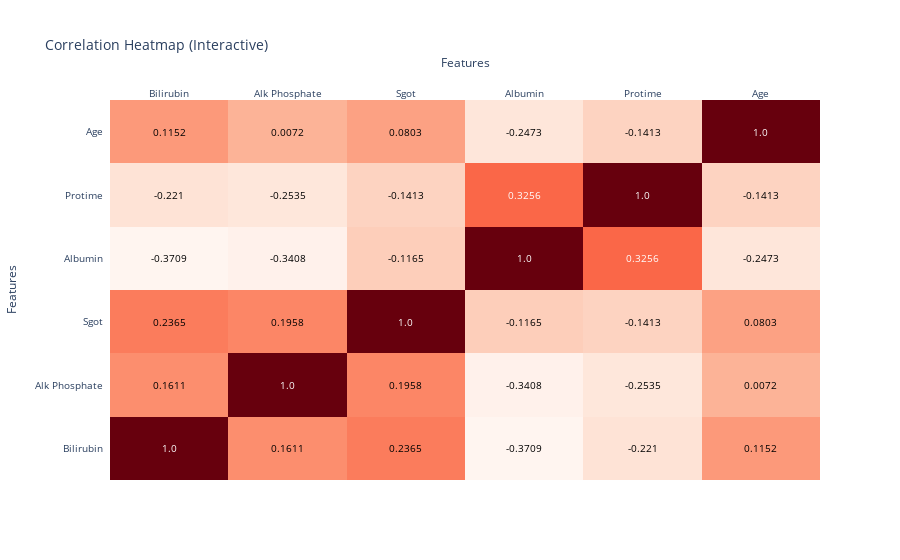

Notebook cell for this chart:
### Markdown cell above
1. Histology = 1 時 發生 class = 1(Die) 的比例低

### Code cell
correlation_matrix = df_copy[continuous_cols].corr().round(4).values #round() can let decrease the number of decimal places 
fig_heatmap = ff.create_annotated_heatmap(
    z=correlation_matrix,
    x=continuous_cols,
    y=continuous_cols,
    colorscale='Reds' # you can use "Plasma", "Viridis", "Reds", "Blues", "RdBu", "Portland", "Spectral"
)
fig_heatmap.update_layout(
    font=dict(size=10),
    title="Correlation Heatmap (Interactive)",
    xaxis_title="Features",
    yaxis_title="Features"
)
fig_heatmap.show()

### Figure 1 — Plotly figure (JSON) as saved in the notebook; plotly's stock layout.template omitted (floating-point values rounded to 4 significant figures)
{"data": [{"colorscale": [[0, "rgb(255,245,240)"], [0.125, "rgb(254,224,210)"], [0.25, "rgb(252,187,161)"], [0.375, "rgb(252,146,114)"], [0.5, "rgb(251,106,74)"], [0.625, "rgb(239,59,44)"], [0.75, "rgb(203,24,29)"], [0.875, "rgb(165,15,21)"], [1, "rgb(103,0,13)"]], "reversescale": false, "showscale": false, "type": "heatmap", "x": ["Bilirubin", "Alk Phosphate", "Sgot", "Albumin", "Protime", "Age"], "y": ["Bilirubin", "Alk Phosphate", "Sgot", "Albumin", "Protime", "Age"], "z": [[1, 0.1611, 0.2365, -0.3709, -0.221, 0.1152], [0.1611, 1, 0.1958, -0.3408, -0.2535, 0.0072], [0.2365, 0.1958, 1, -0.1165, -0.1413, 0.0803], [-0.3709, -0.3408, -0.1165, 1, 0.3256, -0.2473], [-0.221, -0.2535, -0.1413, 0.3256, 1, -0.1413], [0.1152, 0.0072, 0.0803, -0.2473, -0.1413, 1]]}], "layout": {"annotations": [{"font": {"color": "#FFFFFF"}, "showarrow": false, "text": "1.0", "x": "Bilirubin", "xref": "x", "y": "Bilirubin", "yref": "y"}, {"font": {"color": "#000000"}, "showarrow": false, "text": "0.1611", "x": "Alk Phosphate", "xref": "x", "y": "Bilirubin", "yref": "y"}, {"font": {"color": "#000000"}, "showarrow": false, "text": "0.2365", "x": "Sgot", "xref": "x", "y": "Bilirubin", "yref": "y"}, {"font": {"color": "#000000"}, "showarrow": false, "text": "-0.3709", "x": "Albumin", "xref": "x", "y": "Bilirubin", "yref": "y"}, {"font": {"color": "#000000"}, "showarrow": false, "text": "-0.221", "x": "Protime", "xref": "x", "y": "Bilirubin", "yref": "y"}, {"font": {"color": "#000000"}, "showarrow": false, "text": "0.1152", "x": "Age", "xref": "x", "y": "Bilirubin", "yref": "y"}, {"font": {"color": "#000000"}, "showarrow": false, "text": "0.1611", "x": "Bilirubin", "xref": "x", "y": "Alk Phosphate", "yref": "y"}, {"font": {"color": "#FFFFFF"}, "showarrow": false, "text": "1.0", "x": "Alk Phosphate", "xref": "x", "y": "Alk Phosphate", "yref": "y"}, {"font": {"color": "#000000"}, "showarrow": false, "text": "0.1958", "x": "Sgot", "xref": "x", "y": "Alk Phosphate", "yref": "y"}, {"font": {"color": "#000000"}, "showarrow": false, "text": "-0.3408", "x": "Albumin", "xref": "x", "y": "Alk Phosphate", "yref": "y"}, {"font": {"color": "#000000"}, "showarrow": false, "text": "-0.2535", "x": "Protime", "xref": "x", "y": "Alk Phosphate", "yref": "y"}, {"font": {"color": "#000000"}, "showarrow": false, "text": "0.0072", "x": "Age", "xref": "x", "y": "Alk Phosphate", "yref": "y"}, {"font": {"color": "#000000"}, "showarrow": false, "text": "0.2365", "x": "Bilirubin", "xref": "x", "y": "Sgot", "yref": "y"}, {"font": {"color": "#000000"}, "showarrow": false, "text": "0.1958", "x": "Alk Phosphate", "xref": "x", "y": "Sgot", "yref": "y"}, {"font": {"color": "#FFFFFF"}, "showarrow": false, "text": "1.0", "x": "Sgot", "xref": "x", "y": "Sgot", "yref": "y"}, {"font": {"color": "#000000"}, "showarrow": false, "text": "-0.1165", "x": "Albumin", "xref": "x", "y": "Sgot", "yref": "y"}, {"font": {"color": "#000000"}, "showarrow": false, "text": "-0.1413", "x": "Protime", "xref": "x", "y": "Sgot", "yref": "y"}, {"font": {"color": "#000000"}, "showarrow": false, "text": "0.0803", "x": "Age", "xref": "x", "y": "Sgot", "yref": "y"}, {"font": {"color": "#000000"}, "showarrow": false, "text": "-0.3709", "x": "Bilirubin", "xref": "x", "y": "Albumin", "yref": "y"}, {"font": {"color": "#000000"}, "showarrow": false, "text": "-0.3408", "x": "Alk Phosphate", "xref": "x", "y": "Albumin", "yref": "y"}, {"font": {"color": "#000000"}, "showarrow": false, "text": "-0.1165", "x": "Sgot", "xref": "x", "y": "Albumin", "yref": "y"}, {"font": {"color": "#FFFFFF"}, "showarrow": false, "text": "1.0", "x": "Albumin", "xref": "x", "y": "Albumin", "yref": "y"}, {"font": {"color": "#FFFFFF"}, "showarrow": false, "text": "0.3256", "x": "Protime", "xref": "x", "y": "Albumin", "yref": "y"}, {"font": {"color": "#000000"}, "showarrow": false, "text": "-0.2473", "x": "Age", "xref": "x", "y": "Albumin", "yref": "y"}, {"font": {"color": "#000000"}, "showarrow": false, "text": "-0.221", "x": "Bilirubin", "xref": "x", "y": "Protime", "yref": "y"}, {"font": {"color": "#000000"}, "showarrow": false, "text": "-0.2535", "x": "Alk Phosphate", "xref": "x", "y": "Protime", "yref": "y"}, {"font": {"color": "#000000"}, "showarrow": false, "text": "-0.1413", "x": "Sgot", "xref": "x", "y": "Protime", "yref": "y"}, {"font": {"color": "#FFFFFF"}, "showarrow": false, "text": "0.3256", "x": "Albumin", "xref": "x", "y": "Protime", "yref": "y"}, {"font": {"color": "#FFFFFF"}, "showarrow": false, "text": "1.0", "x": "Protime", "xref": "x", "y": "Protime", "yref": "y"}, {"font": {"color": "#000000"}, "showarrow": false, "text": "-0.1413", "x": "Age", "xref": "x", "y": "Protime", "yref": "y"}, {"font": {"color": "#000000"}, "showarrow": false, "text": "0.1152", "x": "Bilirubin", "xref": "x", "y": "Age", "yref": "y"}, {"font": {"color": "#000000"}, "showarrow": false, "text": "0.0072", "x": "Alk Phosphate", "xref": "x", "y": "Age", "yref": "y"}, {"font": {"color": "#000000"}, "showarrow": false, "text": "0.0803", "x": "Sgot", "xref": "x", "y": "Age", "yref": "y"}, {"font": {"color": "#000000"}, "showarrow": false, "text": "-0.2473", "x": "Albumin", "xref": "x", "y": "Age", "yref": "y"}, {"font": {"color": "#000000"}, "showarrow": false, "text": "-0.1413", "x": "Protime", "xref": "x", "y": "Age", "yref": "y"}, {"font": {"color": "#FFFFFF"}, "showarrow": false, "text": "1.0", "x": "Age", "xref": "x", "y": "Age", "yref": "y"}], "font": {"size": 10}, "title": {"text": "Correlation Heatmap (Interactive)"}, "xaxis": {"dtick": 1, "gridcolor": "rgb(0, 0, 0)", "side": "top", "ticks": "", "title": {"text": "Features"}}, "yaxis": {"dtick": 1, "ticks": "", "ticksuffix": "  ", "title": {"text": "Features"}}}}
